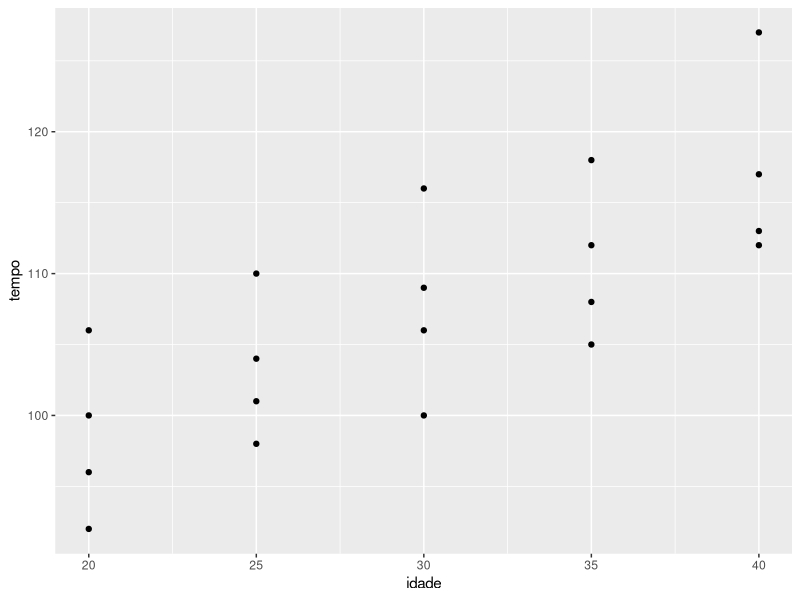
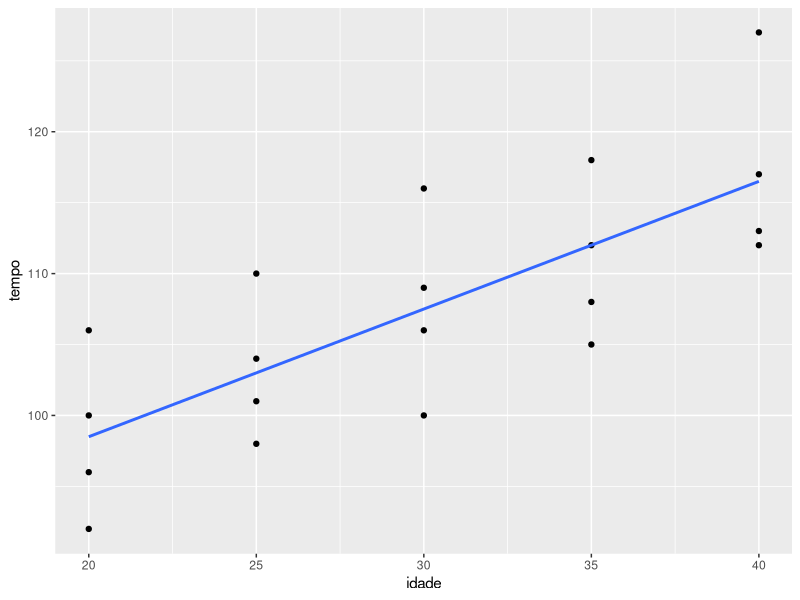
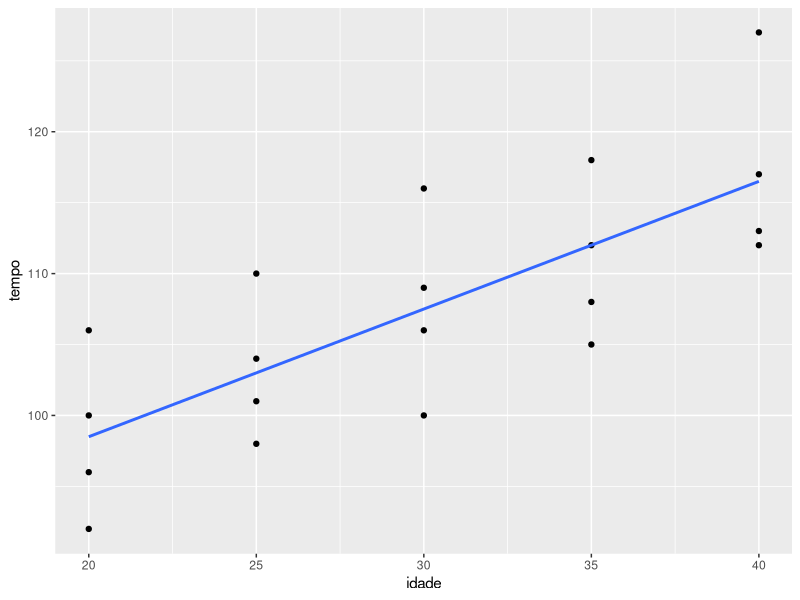

Source code (R) for these figures, in order:
library("ggplot2")

dados <-data.frame(tempo=c(96,92,106,100,98,104,110,101,116,106,109,100,112,105,118,108,113,112,127,117),idade=c(20,20,20,20,25,25,25,25,30,30,30,30,35,35,35,35,40,40,40,40)) 


ggplot(dados,aes(idade,tempo))+geom_point()
#É possível observar um crescimento nos valores da variável Tempo de acordo com o aumento dos valores da variável Idade.

modelo<-lm(dados,formula=tempo~idade)
#O Operador "~" representa "em função de" então o tempo em função da idade

modelo$coefficients
#Como esperavamos, o efeito da idade foi positivo.




#Precisamos então testar sua significância, ou seja, com que nivel de confiânça eu consigo afirmar que este efeito estimado é diferente de zero.
#O comando summary() poderá indicar se os seus parâmetros estimados são significativos ou não, ou seja, se é possível assumir que são diferentes de zero.

summary(modelo)

#Podemos observar neste output as estimativas dos parâmetros, o erro padrão associado a cada estimativa, uma estatística t e um p-valor associado, resultado do teste t utilizado para saber se as estimativas são realmente diferentes de zero.
#Quanto mais asteriscos presentes ao lado do efeito estimado, maior o nível de confiança com que podemos afirmar que o efeito não é nulo.
#Quanto ao R², ao utilizar apenas uma variável é normal que o valor não seja extremamente alto. De qualquer maneira, na prática, 0.56 é um valor bastante razoável.


ggplot(dados, aes(idade,tempo))+geom_point()+geom_smooth(method=lm,se=FALSE)

#A reta estimada claramente não coincidirá com todos os nossos dados. 
#As medidas de distância entre os dados observados e a reta estimada são chamadas resíduos. 
#Os resíduos são utilizados para avaliar o ajuste do modelo, e a qualidade das estimativas feitas a partir dele.


#Vamos utilizar a análise de variância (ANOVA) para visualizarmos o p value
anova(modelo)

#A linearidade indica o grau de associação entre as variáveis testadas e pode ser representada pelo coeficiente de determinação R², vamos utilizar o comando “cor” nativo do R.
cor(dados)
#Correlação de 0.76, logo, correlação positiva.
#Quanto maior for a correlação linear entre as variáveis, mais o gráfico de dispersão irá se parecer com uma reta
ggplot(dados, aes(idade,tempo))+geom_point()+geom_smooth(method=lm,se=FALSE)











